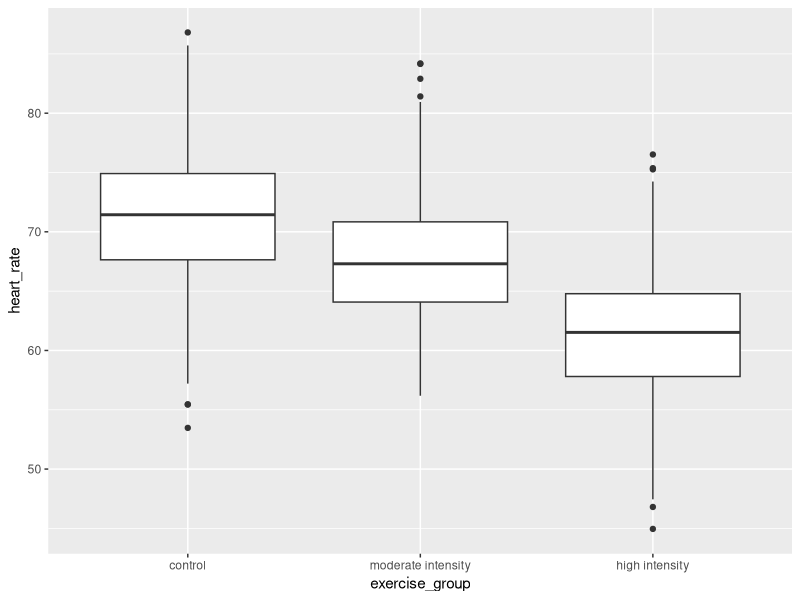
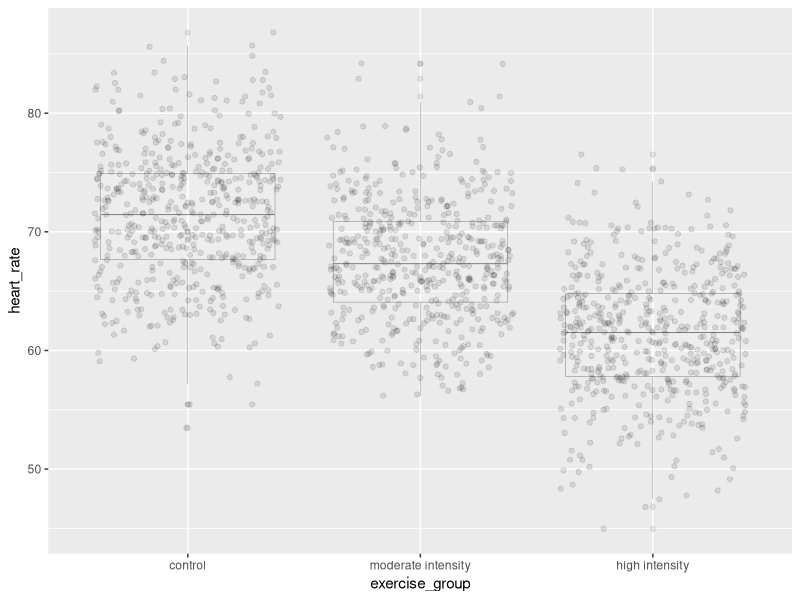
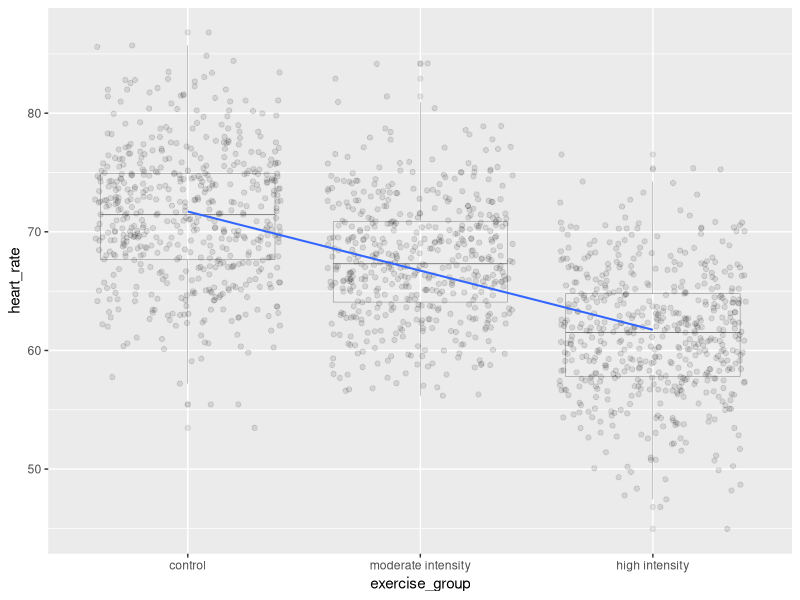

Source code (R) for these figures, in order:
## ---- chunk 1
library(tidyverse)
heart_rate <- read_csv("data/simulated_heart_rates.csv")
## ---- chunk 2
heart_rate %>% 
  mutate(exercise_group = fct_reorder(exercise_group,
                                      heart_rate,
                                      .fun='mean',
                                      .desc = TRUE))  %>% 
  ggplot(aes(exercise_group, heart_rate)) + 
  geom_boxplot()
## ---- chunk 3
anova(lm(heart_rate ~ exercise_group, data = heart_rate))
## ---- chunk 4
heart_rate %>% mutate(exercise_group = fct_reorder(exercise_group, 
                                                   heart_rate, 
                                                   .fun='median', 
                                                   .desc = TRUE))  %>% 
  ggplot(aes(exercise_group, heart_rate)) + 
  geom_boxplot(alpha=0.1, linewidth=0.1) +
  geom_jitter(alpha=0.1) 
## ---- chunk 5
heart_rate %>% mutate(exercise_group = fct_reorder(exercise_group, 
                                                   heart_rate, 
                                                   .fun='mean', 
                                                   .desc = TRUE))  %>% 
  ggplot(aes(exercise_group, heart_rate)) + 
  geom_boxplot(alpha=0.1, linewidth=0.1) +
  geom_jitter(alpha=0.1) +
  geom_smooth(method = "lm", 
              aes(group=1), 
              se=FALSE, 
              linewidth=0.7)
## ---- chunk 6
heart_rate %>% 
  group_by(exercise_group) %>% 
  summarise(mean = mean(heart_rate))
## ---- chunk 7
confint(lm(heart_rate ~ exercise_group, data = heart_rate))
## ---- chunk 8
lm(heart_rate ~ exercise_group, data = heart_rate)
## ---- chunk 9
### save the linear model as an object
model <- lm(heart_rate ~ exercise_group, data = heart_rate)
### predict heart rates for a new group of controls
predict(model, 
        data.frame(exercise_group = "control"), 
        interval = "prediction", 
        level = 0.95)
## ---- chunk 10
lm(heart_rate ~ exercise_group, data = heart_rate)
## ---- chunk 11
summary(lm(heart_rate ~ exercise_group + sex, data = heart_rate))
## ---- chunk 12
summary(lm(heart_rate ~ exercise_group + sex + age, data = heart_rate))
## ---- chunk 13
# delta = the observed effect size between groups
# sd = standard deviation
# significance level (Type 1 error probability or false positive rate) = 0.05
# type = two-sample t-test
# What is the minimum sample size we would need at 80% power?

controlMean <- heart_rate %>%
  filter(exercise_group == "control") %>%
  summarise(mean = mean(heart_rate)) 
moderateMean <- heart_rate %>%
  filter(exercise_group == "moderate intensity") %>%
  summarise(mean = mean(heart_rate)) 
delta <- controlMean - moderateMean
power.t.test(delta = delta[[1]], sd = sd(heart_rate$heart_rate), 
             sig.level = 0.05, type = "two.sample", power = 0.8)
